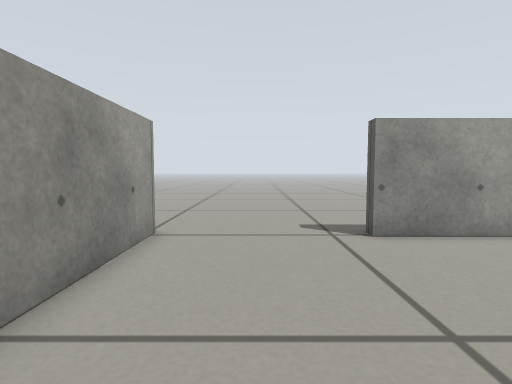
[1] (above)

14 first-person views from a walk through a Gazebo world. The camera is 0.34 m above the floor, tilts 4° down and sees 80° across. The floor is counted in squares, 0.2 m on a side. Each view is taken from the middle of a square. On the plan, view 1 faces up. The plan holds only what a view shows up to about 16 squares ahead; the rest is blank.

[2]
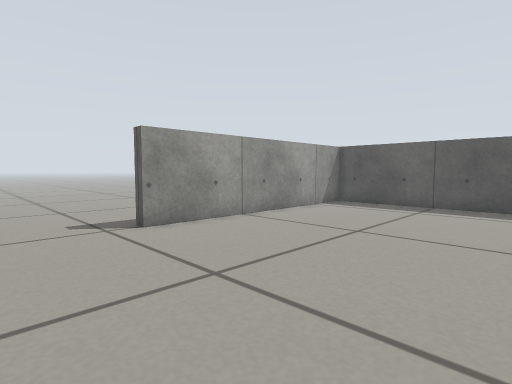

[3]
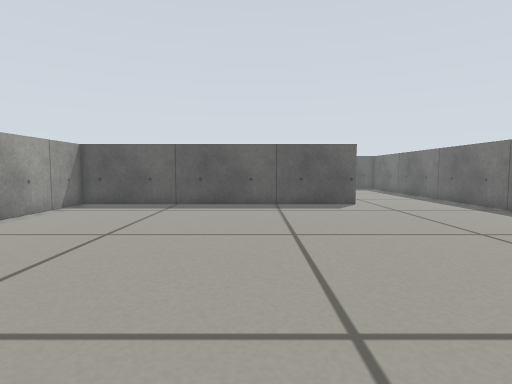

[4]
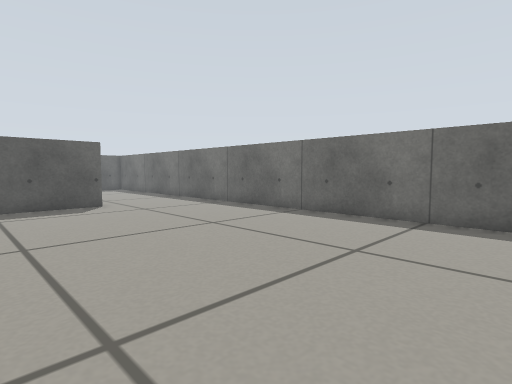

[5]
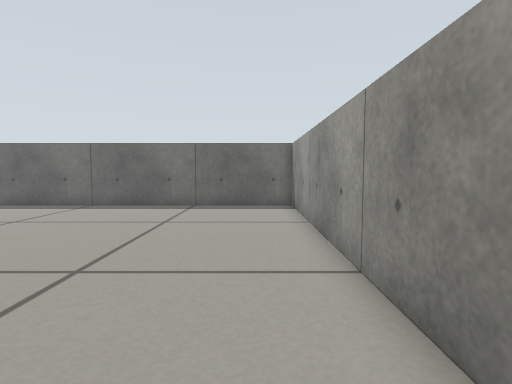

[6]
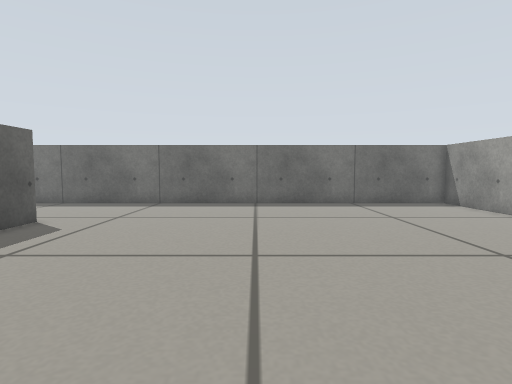

[7]
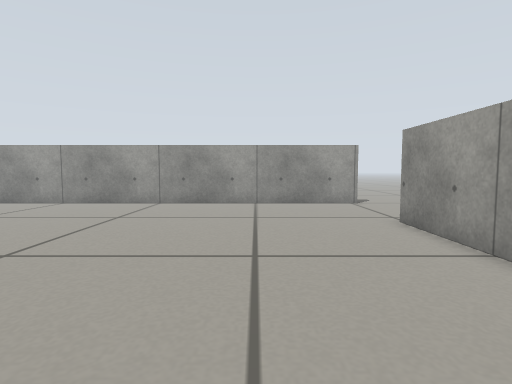

[8]
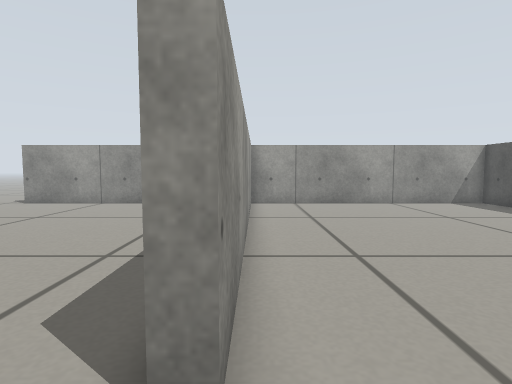

[9]
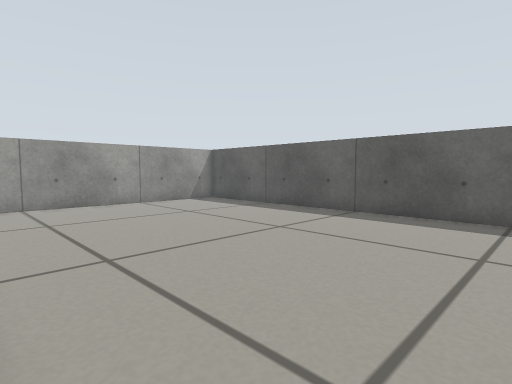

[10]
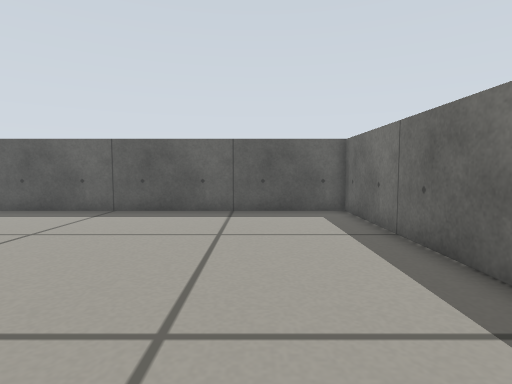

[11]
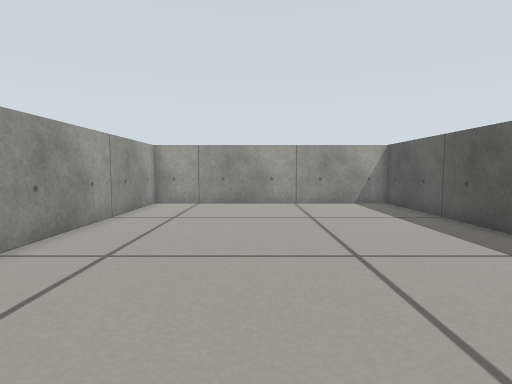

[12]
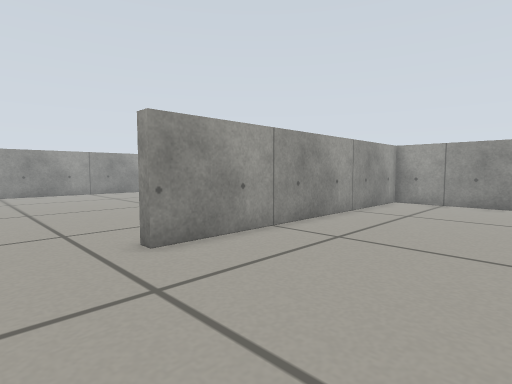

[13]
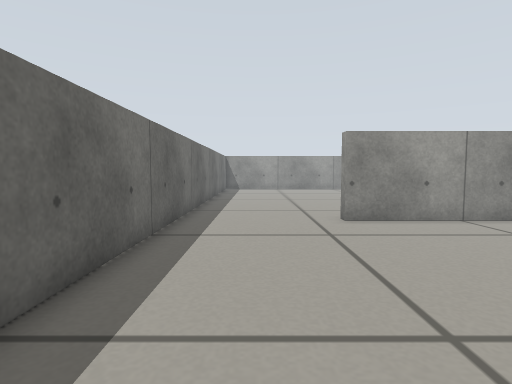

[14]
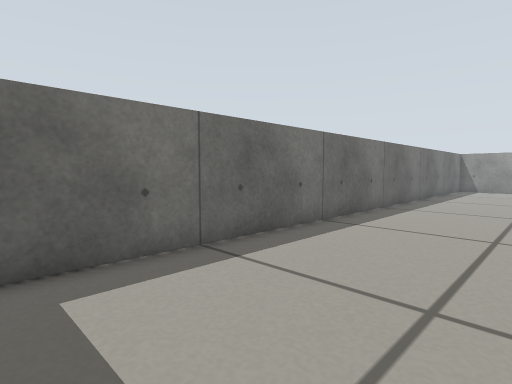

### Floor plan
Ten units are one square. View 1 is at (0, 0); x grows to the right and y downward. Boxes are objects, and circles mark ways between rooms. Rooms are numbered by the first view taken in them; rooms with no view inside come last. Other rooms are left out.
<svg viewBox="-33 -85 306 207">
<path fill="none" stroke="#000" d="M142 60 142 -77 30 -77M-28 -74 -28 117 136 117M136 117 268 117 268 -77 148 -77 148 60 142 60"/>
<circle cx="145" cy="90" r="3" fill="#2a7"/>
<text x="50" y="20">1</text>
<text x="210" y="20">2</text>
</svg>
Room 1 opens to room 2.

Where each view was taken, in squares from view 1:
view 1: 0 up, 0 right, facing up
view 2: 1 down, 1 left, facing up-right
view 3: 1 down, 1 left, facing right
view 4: 1 down, 1 left, facing down-right
view 5: 3 up, 1 left, facing down
view 6: 4 up, 7 right, facing down
view 7: 3 up, 13 right, facing left
view 8: 8 down, 15 right, facing up
view 9: 8 down, 15 right, facing up-right
view 10: 8 down, 14 right, facing right
view 11: 8 down, 20 right, facing up
view 12: 9 down, 21 right, facing up-left
view 13: 9 down, 25 right, facing left
view 14: 6 down, 26 right, facing down-left
